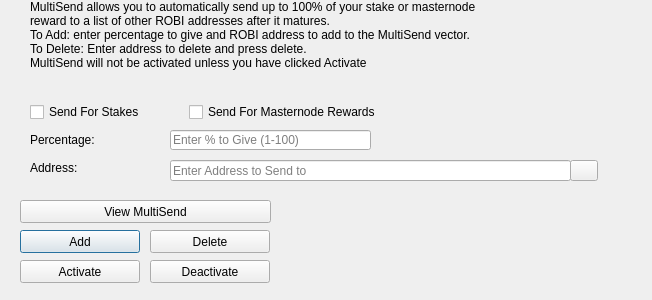
<?xml version="1.0" encoding="UTF-8"?>
<ui version="4.0">
 <class>MultiSendDialog</class>
 <widget class="QDialog" name="MultiSendDialog">
  <property name="windowModality">
   <enum>Qt::NonModal</enum>
  </property>
  <property name="geometry">
   <rect>
    <x>0</x>
    <y>0</y>
    <width>652</width>
    <height>300</height>
   </rect>
  </property>
  <property name="windowTitle">
   <string>MultiSend</string>
  </property>
  <widget class="QLineEdit" name="multiSendPercentEdit">
   <property name="geometry">
    <rect>
     <x>170</x>
     <y>130</y>
     <width>201</width>
     <height>20</height>
    </rect>
   </property>
   <property name="toolTip">
    <string>Enter whole numbers 1 - 100</string>
   </property>
   <property name="placeholderText">
    <string>Enter % to Give (1-100)</string>
   </property>
  </widget>
  <widget class="QLineEdit" name="multiSendAddressEdit">
   <property name="geometry">
    <rect>
     <x>170</x>
     <y>160</y>
     <width>401</width>
     <height>21</height>
    </rect>
   </property>
   <property name="toolTip">
    <string/>
   </property>
   <property name="placeholderText">
    <string>Enter Address to Send to</string>
   </property>
  </widget>
  <widget class="QLabel" name="label_2">
   <property name="geometry">
    <rect>
     <x>30</x>
     <y>0</y>
     <width>451</width>
     <height>121</height>
    </rect>
   </property>
   <property name="lineWidth">
    <number>1</number>
   </property>
   <property name="text">
    <string>MultiSend allows you to automatically send up to 100% of your stake or masternode reward to a list of other ROBI addresses after it matures.
To Add: enter percentage to give and ROBI address to add to the MultiSend vector.
To Delete: Enter address to delete and press delete.
MultiSend will not be activated unless you have clicked Activate</string>
   </property>
   <property name="alignment">
    <set>Qt::AlignLeading|Qt::AlignLeft|Qt::AlignTop</set>
   </property>
   <property name="wordWrap">
    <bool>true</bool>
   </property>
  </widget>
  <widget class="QLabel" name="message">
   <property name="geometry">
    <rect>
     <x>290</x>
     <y>200</y>
     <width>351</width>
     <height>91</height>
    </rect>
   </property>
   <property name="text">
    <string/>
   </property>
  </widget>
  <widget class="QPushButton" name="addButton">
   <property name="geometry">
    <rect>
     <x>20</x>
     <y>230</y>
     <width>120</width>
     <height>23</height>
    </rect>
   </property>
   <property name="toolTip">
    <string/>
   </property>
   <property name="statusTip">
    <string>Add to MultiSend Vector</string>
   </property>
   <property name="text">
    <string>Add</string>
   </property>
  </widget>
  <widget class="QPushButton" name="disableButton">
   <property name="geometry">
    <rect>
     <x>150</x>
     <y>260</y>
     <width>120</width>
     <height>23</height>
    </rect>
   </property>
   <property name="statusTip">
    <string>Deactivate MultiSend</string>
   </property>
   <property name="text">
    <string>Deactivate</string>
   </property>
  </widget>
  <widget class="QPushButton" name="addressBookButton">
   <property name="geometry">
    <rect>
     <x>570</x>
     <y>160</y>
     <width>28</width>
     <height>21</height>
    </rect>
   </property>
   <property name="toolTip">
    <string>Choose an address from the address book</string>
   </property>
   <property name="text">
    <string/>
   </property>
   <property name="icon">
    <iconset resource="../robi.qrc">
     <normaloff>:/icons/address-book</normaloff>:/icons/address-book</iconset>
   </property>
   <property name="shortcut">
    <string>Alt+A</string>
   </property>
   <property name="autoDefault">
    <bool>false</bool>
   </property>
  </widget>
  <widget class="QLabel" name="label">
   <property name="geometry">
    <rect>
     <x>30</x>
     <y>130</y>
     <width>121</width>
     <height>20</height>
    </rect>
   </property>
   <property name="toolTip">
    <string>Percentage of stake to send</string>
   </property>
   <property name="text">
    <string>Percentage:</string>
   </property>
  </widget>
  <widget class="QLabel" name="label_5">
   <property name="geometry">
    <rect>
     <x>30</x>
     <y>160</y>
     <width>111</width>
     <height>16</height>
    </rect>
   </property>
   <property name="toolTip">
    <string>Address to send portion of stake to</string>
   </property>
   <property name="text">
    <string>Address:</string>
   </property>
  </widget>
  <widget class="QPushButton" name="deleteButton">
   <property name="geometry">
    <rect>
     <x>150</x>
     <y>230</y>
     <width>120</width>
     <height>23</height>
    </rect>
   </property>
   <property name="toolTip">
    <string/>
   </property>
   <property name="statusTip">
    <string>Delete Address From MultiSend Vector</string>
   </property>
   <property name="text">
    <string>Delete</string>
   </property>
  </widget>
  <widget class="QPushButton" name="activateButton">
   <property name="geometry">
    <rect>
     <x>20</x>
     <y>260</y>
     <width>120</width>
     <height>23</height>
    </rect>
   </property>
   <property name="statusTip">
    <string>Activate MultiSend</string>
   </property>
   <property name="text">
    <string>Activate</string>
   </property>
  </widget>
  <widget class="QPushButton" name="viewButton">
   <property name="geometry">
    <rect>
     <x>20</x>
     <y>200</y>
     <width>251</width>
     <height>23</height>
    </rect>
   </property>
   <property name="toolTip">
    <string/>
   </property>
   <property name="statusTip">
    <string>View MultiSend Vector</string>
   </property>
   <property name="text">
    <string>View MultiSend</string>
   </property>
  </widget>
  <widget class="QWidget" name="horizontalLayoutWidget">
   <property name="geometry">
    <rect>
     <x>30</x>
     <y>100</y>
     <width>351</width>
     <height>24</height>
    </rect>
   </property>
   <layout class="QHBoxLayout" name="horizontalLayout">
    <item>
     <widget class="QCheckBox" name="multiSendStakeCheckBox">
      <property name="text">
       <string>Send For Stakes</string>
      </property>
     </widget>
    </item>
    <item>
     <widget class="QCheckBox" name="multiSendMasternodeCheckBox">
      <property name="text">
       <string>Send For Masternode Rewards</string>
      </property>
     </widget>
    </item>
   </layout>
  </widget>
 </widget>
 <resources>
  <include location="../robi.qrc"/>
 </resources>
 <connections/>
</ui>
